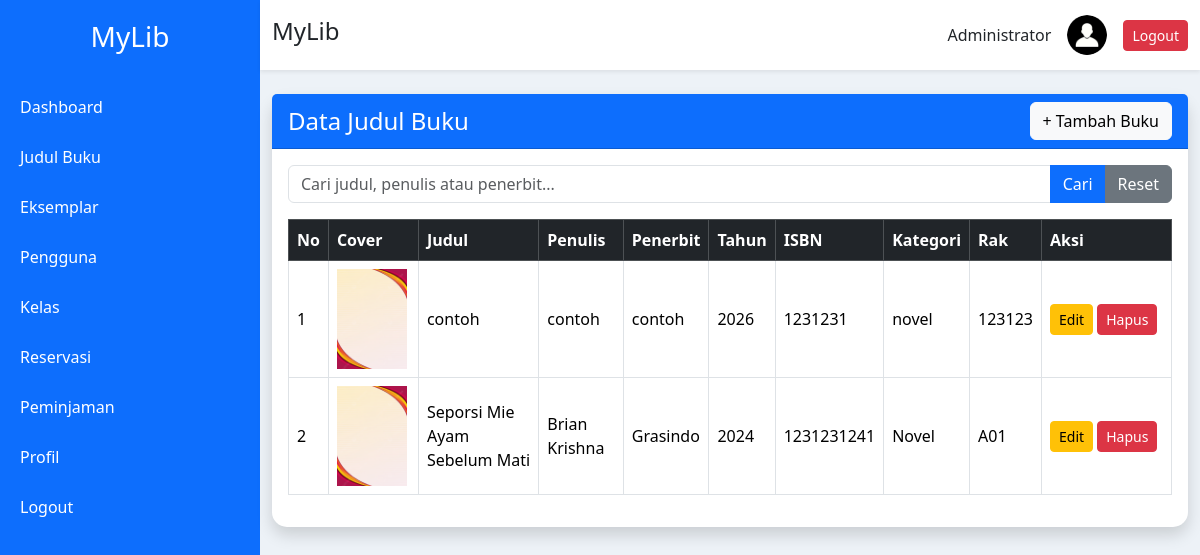
The app's page /admin/judul_buku/index.php (signed in) with its own data.
### tables this page shows
CREATE TABLE `judul_buku` (
  `id` int NOT NULL,
  `judul` varchar(200) NOT NULL,
  `penulis` varchar(100) NOT NULL,
  `penerbit` varchar(100) NOT NULL,
  `tahun` year NOT NULL,
  `isbn` varchar(30) DEFAULT NULL,
  `kategori` varchar(100) DEFAULT NULL,
  `rak` varchar(50) DEFAULT NULL,
  `sinopsis` text,
  `cover` varchar(255) DEFAULT 'default-book.png',
  `created_at` timestamp NULL DEFAULT CURRENT_TIMESTAMP
);

### admin/judul_buku/index.php (the view, shortened to what this page needs)
<?php
require "../../config/koneksi.php";
$cari = "";
$query = "
SELECT *
FROM judul_buku
WHERE judul LIKE '%$cari%'
OR penulis LIKE '%$cari%'
OR penerbit LIKE '%$cari%'
ORDER BY id DESC
";
$data = mysqli_query($koneksi, $query);
include "../../templates/header.php";
?>
<?php include "../../templates/sidebar_admin.php"; ?>
<div class="main">
<?php include "../../templates/navbar.php"; ?>
<div class="container mt-4">
<div class="card shadow">
<div class="card-header bg-primary text-white d-flex justify-content-between align-items-center">
<h4 class="mb-0">
Data Judul Buku
</h4>
<a href="tambah.php" class="btn btn-light">
+ Tambah Buku
</a>
</div>
<div class="card-body">
<form method="GET" class="mb-3">
<div class="input-group">
<input
type="text"
name="cari"
class="form-control"
placeholder="Cari judul, penulis atau penerbit..."
value="<?= htmlspecialchars($cari); ?>">
<button class="btn btn-primary">
Cari
</button>
<a href="index.php" class="btn btn-secondary">
Reset
</a>
</div>
</form>
<div class="table-responsive">
<table class="table table-bordered table-hover align-middle">
<thead class="table-dark">
<tr>
<th>No</th>
<th>Cover</th>
<th>Judul</th>
<th>Penulis</th>
<th>Penerbit</th>
<th>Tahun</th>
<th>ISBN</th>
<th>Kategori</th>
<th>Rak</th>
<th>Aksi</th>
</tr>
</thead>
<tbody>
<?php
$no=1;
while($buku=mysqli_fetch_assoc($data)){
?>
<tr>
<td><?= $no++; ?></td>
<td width="90">
<img
src="<?= BASE_URL ?>assets/upload/cover/<?= htmlspecialchars($buku['cover']); ?>"
width="70"
height="100"
style="object-fit:cover;">
</td>
<td><?= htmlspecialchars($buku['judul']); ?></td>
<td><?= htmlspecialchars($buku['penulis']); ?></td>
<td><?= htmlspecialchars($buku['penerbit']); ?></td>
<td><?= htmlspecialchars($buku['tahun']); ?></td>
<td><?= htmlspecialchars($buku['isbn']); ?></td>
<td><?= htmlspecialchars($buku['kategori']); ?></td>
<td><?= htmlspecialchars($buku['rak']); ?></td>
<td width="130">
<a
href="edit.php?id=<?= $buku['id']; ?>"
class="btn btn-warning btn-sm">
Edit
</a>
<a
href="hapus.php?id=<?= $buku['id']; ?>"
class="btn btn-danger btn-sm"
onclick="return confirm('Hapus buku ini?')">
Hapus
</a>
</td>
</tr>
<?php } ?>
</tbody>
</table>
</div>
</div>
</div>
</div>
</div>
<?php include "../../templates/footer.php"; ?>

### templates/header.php (style rules this page uses)
body { background:#edf2f7; font-family:Segoe UI; }
.main { margin-left:260px; }
.card { border:none; border-radius:15px; }

### records on screen
judul_buku: cover (picture), judul "contoh", penulis "contoh", penerbit "contoh", tahun "2026", isbn "1231231", kategori "novel", rak "123123"
judul_buku: cover (picture), judul "Seporsi Mie Ayam Sebelum Mati", penulis "Brian Krishna", penerbit "Grasindo", tahun "2024", isbn "1231231241", kategori "Novel", rak "A01"

### other values on screen
$_SESSION['nama'] "Administrator"
